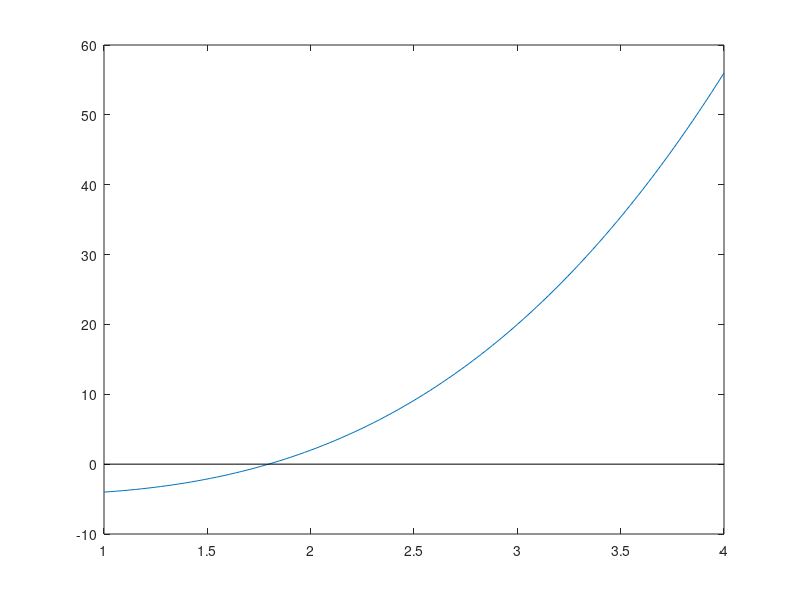

Source code (MATLAB): (Note: this script raises an error after producing the figure.)
addpath(pwd)
addpath("../utils/")

f = @(x) x.^3 - x -  4;
x = linspace(1, 4, 100);
y = f(x);
plot(x, y);
line("xdata", [1, 4], "ydata", [0, 0])
xmin = 1;
xmax = 4;
[p, h] = biseccion(f, xmin, xmax, 1000, 1e-3);
disp(p);
disp(h(1, end))
line("xdata", [p, p],"ydata", [-1,1], "lineWidth", 1)
pause;